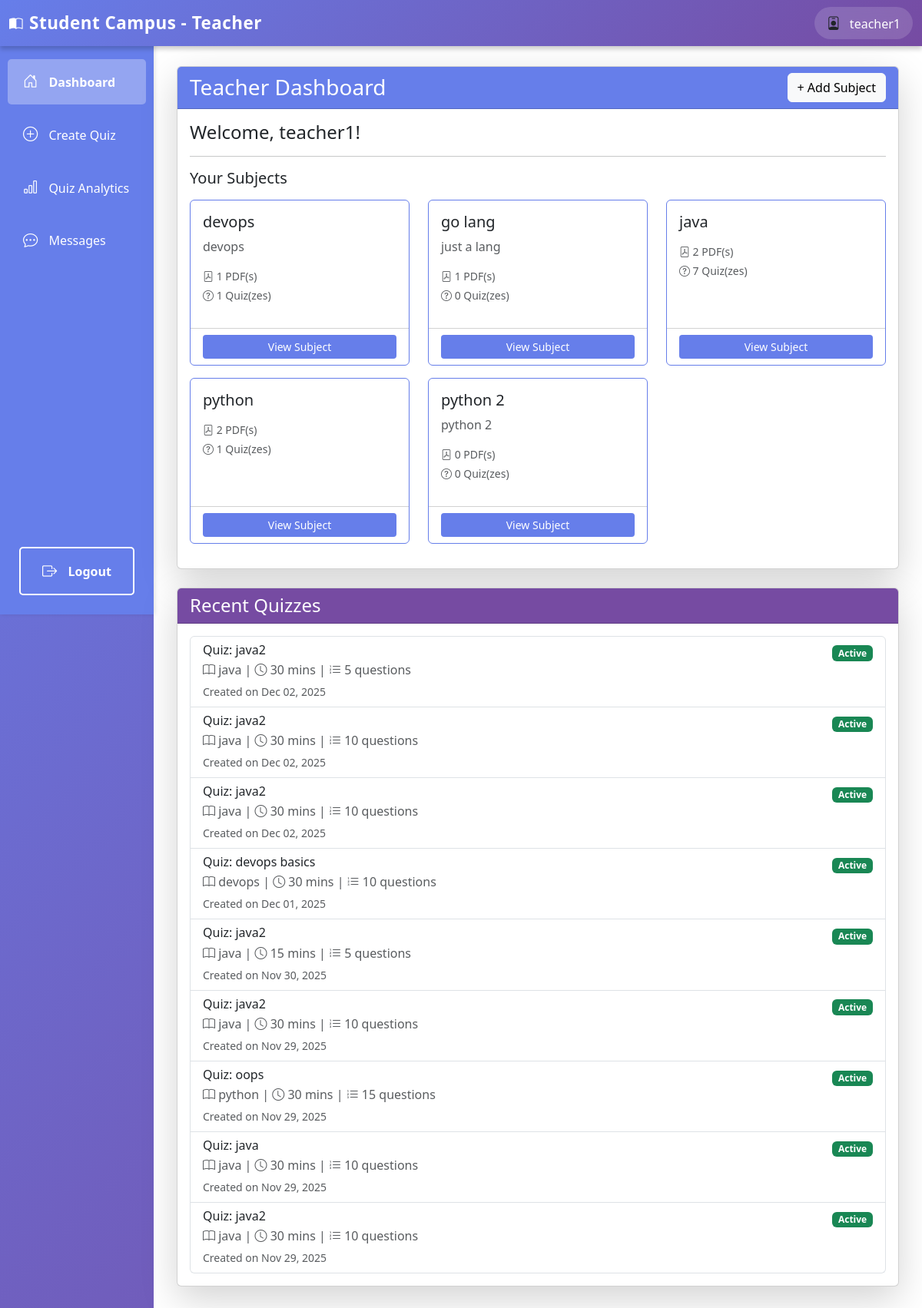
/teacher/dashboard/ (signed in), run on the app's committed database.
### authentication/models.py (models this page shows, shortened)
class User(AbstractUser):
    ROLE_CHOICES = (
        ('student', 'Student'),
        ('teacher', 'Teacher'),
    )
    role = models.CharField(max_length=10, choices=ROLE_CHOICES, default='student')
    def is_teacher(self):
        return self.role == 'teacher'

### teachers/models.py (models this page shows, shortened)
class Subject(models.Model):
    name = models.CharField(max_length=200)
    description = models.TextField(blank=True)
    teacher = models.ForeignKey(User, on_delete=models.CASCADE, related_name='subjects')
    created_at = models.DateTimeField(auto_now_add=True)
    class Meta:
        ordering = ['name']

class Quiz(models.Model):
    title = models.CharField(max_length=200)
    subject = models.ForeignKey(Subject, on_delete=models.CASCADE, related_name='quizzes')
    pdf_note = models.ForeignKey(PDFNote, on_delete=models.CASCADE, related_name='quizzes', null=True)
    description = models.TextField(blank=True)
    duration = models.IntegerField(help_text="Duration in minutes", default=30)
    num_questions = models.IntegerField(default=10)
    topics = models.TextField(blank=True, help_text="Comma-separated topics (optional)")
    difficulty = models.CharField(max_length=20, choices=[('easy', 'Easy'), ('medium', 'Medium'), ('hard', 'Hard')], default='medium')
    created_by = models.ForeignKey(User, on_delete=models.CASCADE, related_name='created_quizzes')
    created_at = models.DateTimeField(auto_now_add=True)
    deadline = models.DateTimeField(null=True, blank=True, help_text="Quiz deadline")
    is_active = models.BooleanField(default=True)
    class Meta:
        ordering = ['-created_at']
        verbose_name_plural = "Quizzes"

### teachers/views.py (the view)
# urls.py: path('dashboard/', views.teacher_dashboard, name='teacher_dashboard'),
@login_required
def teacher_dashboard(request):
    if not request.user.is_teacher():
        return HttpResponseForbidden("You don't have permission to access this page.")
    subjects = Subject.objects.filter(teacher=request.user)
    quizzes = Quiz.objects.filter(created_by=request.user).order_by('-created_at')[:10]
    return render(request, 'teachers/dashboard.html', {'subjects': subjects, 'quizzes': quizzes})

### templates/teachers/dashboard.html (shortened to what this page needs)
{% extends 'teachers/base_teacher.html' %}
{% block teacher_content %}
<div class="row">
    <div class="col-12">
        <div class="card shadow-lg mb-4">
            <div class="card-header d-flex justify-content-between align-items-center" style="background-color: #667eea; color: white;">
                <h3 class="mb-0">Teacher Dashboard</h3>
                <a href="{% url 'create_subject' %}" class="btn btn-light">+ Add Subject</a>
            </div>
            <div class="card-body">
                <h4>Welcome, {{ user.username }}!</h4>
                <hr>
                <h5>Your Subjects</h5>
                {% if subjects %}
                    <div class="row mt-3">
                        {% for subject in subjects %}
                            <div class="col-md-4 mb-3">
                                <div class="card h-100" style="border-color: #667eea;">
                                    <div class="card-body">
                                        <h5 class="card-title">{{ subject.name }}</h5>
                                        <p class="card-text text-muted">{{ subject.description|truncatewords:15 }}</p>
                                        <p class="text-muted small mb-1">
                                            <i class="bi bi-file-pdf"></i> {{ subject.notes.count }} PDF(s)
                                        </p>
                                        <p class="text-muted small">
                                            <i class="bi bi-question-circle"></i> {{ subject.quizzes.count }} Quiz(zes)
                                        </p>
                                    </div>
                                    <div class="card-footer bg-transparent">
                                        <a href="{% url 'teacher_subject_detail' subject.id %}" class="btn btn-sm w-100" style="background-color: #667eea; color: white;">View Subject</a>
                                    </div>
                                </div>
                            </div>
                        {% endfor %}
                    </div>
                {% else %}
                    <div class="alert alert-info">
                        No subjects created yet. Click "Create Subject" to add your first subject.
                    </div>
                {% endif %}
            </div>
        </div>
    </div>
    <div class="col-12">
        <div class="card shadow-lg">
            <div class="card-header" style="background-color: #764ba2; color: white;">
                <h4 class="mb-0">Recent Quizzes</h4>
            </div>
            <div class="card-body">
                {% if quizzes %}
                    <div class="list-group">
                        {% for quiz in quizzes %}
                            <div class="list-group-item">
                                <div class="d-flex justify-content-between align-items-start">
                                    <div>
                                        <h6 class="mb-1">{{ quiz.title }}</h6>
                                        <p class="mb-1 text-muted">
                                            <i class="bi bi-book"></i> {{ quiz.subject.name }} |
                                            <i class="bi bi-clock"></i> {{ quiz.duration }} mins |
                                            <i class="bi bi-list-ol"></i> {{ quiz.questions.count }} questions
                                        </p>
                                        <small class="text-muted">Created on {{ quiz.created_at|date:"M d, Y" }}</small>
                                    </div>
                                    <div>
                                        {% if quiz.is_active %}
                                            <span class="badge bg-success">Active</span>
                                        {% else %}
                                            <span class="badge bg-secondary">Inactive</span>
                                        {% endif %}
                                    </div>
                                </div>
                            </div>
                        {% endfor %}
                    </div>
                {% else %}
                    <div class="alert alert-info">
                        No quizzes created yet. Click "Create Quiz" in the sidebar to add your first quiz.
                    </div>
                {% endif %}
            </div>
        </div>
    </div>
</div>
{% endblock %}

### templates/teachers/base_teacher.html (shortened to what this page needs)
<!DOCTYPE html>
<html lang="en">
<head>
    <link href="https://cdn.jsdelivr.net/npm/bootstrap@5.3.0/dist/css/bootstrap.min.css" rel="stylesheet">
    <link href="https://cdn.jsdelivr.net/npm/bootstrap-icons@1.10.0/font/bootstrap-icons.css" rel="stylesheet">
</head>
<body>
    <div class="position-fixed top-0 end-0 p-3" style="z-index: 11000;">
    </div>
    <nav class="navbar navbar-expand-lg navbar-light bg-light">
        <div class="container-fluid">
            <a class="navbar-brand fw-bold" href="{% url 'teacher_dashboard' %}">
                <i class="bi bi-book-half me-2"></i>Student Campus - Teacher
            </a>
            <div class="ms-auto d-flex align-items-center gap-3">
                <div class="user-info">
                    <i class="bi bi-person-badge me-2"></i>
                    <span>{{ user.username }}</span>
                </div>
            </div>
        </div>
    </nav>
    <div class="container-fluid">
        <div class="row">
            <div class="col-md-2 p-0">
                <div class="sidebar">
                    <nav class="nav flex-column">
                        <a class="nav-link {% if request.resolver_match.url_name == 'teacher_dashboard' %}active{% endif %}" href="{% url 'teacher_dashboard' %}">
                            <i class="bi bi-house-door"></i> Dashboard
                        </a>
                        <a class="nav-link {% if request.resolver_match.url_name == 'create_quiz' or request.resolver_match.url_name == 'generate_quiz' %}active{% endif %}" href="{% url 'create_quiz' %}">
                            <i class="bi bi-plus-circle"></i> Create Quiz
                        </a>
                        <a class="nav-link {% if request.resolver_match.url_name == 'quiz_analytics' %}active{% endif %}" href="{% url 'quiz_analytics' %}">
                            <i class="bi bi-bar-chart"></i> Quiz Analytics
                        </a>
                        <a class="nav-link {% if request.resolver_match.url_name == 'teacher_chat' or request.resolver_match.url_name == 'teacher_chat_with' %}active{% endif %}" href="{% url 'teacher_chat' %}">
                            <i class="bi bi-chat-dots"></i> Messages
                        </a>
                        <a class="nav-link logout-btn" href="{% url 'logout' %}">
                            <i class="bi bi-box-arrow-right"></i> Logout
                        </a>
                    </nav>
                </div>
            </div>
            <div class="col-md-10 p-0">
                <div class="main-content">
                    {% block teacher_content %}
                    {% endblock %}
                </div>
            </div>
        </div>
    </div>
</body>
</html>

### templates/teachers/base_teacher.html (style rules this page uses)
body { background: linear-gradient(135deg, #667eea 0%, #764ba2 100%); min-height: 100vh; padding-top: 56px; }
.navbar { position: fixed; top: 0; left: 0; right: 0; z-index: 1000; background: linear-gradient(135deg, #667eea 0%, #764ba2 100%) !important; box-shadow: 0 4px 6px rgba(0,0,0,0.2); border: none; }
.navbar-brand { color: white !important; font-weight: 700; font-size: 1.4rem; letter-spacing: 0.5px; }
.navbar span { color: white; font-weight: 500; }
.user-info { background: rgba(255, 255, 255, 0.15); padding: 8px 16px; border-radius: 25px; backdrop-filter: blur(10px); }
.navbar .bi { font-size: 1.1rem; }
.sidebar { height: calc(100vh - 56px); background-color: #667eea; box-shadow: 2px 0 5px rgba(0,0,0,0.1); position: sticky; top: 56px; display: flex; flex-direction: column; }
.sidebar .nav { display: flex; flex-direction: column; flex: 1; padding-top: 1rem; }
.sidebar .nav-link { color: #fff; padding: 15px 20px; border-radius: 5px; margin: 5px 10px; transition: all 0.3s; }
.sidebar .nav-link.active { background-color: rgba(255,255,255,0.3); font-weight: bold; }
.sidebar .nav-link i { margin-right: 10px; font-size: 1.2rem; }
.logout-btn { position: absolute; bottom: 20px; left: 15px; right: 15px; background-color: transparent; color: white; border: 2px solid white; font-weight: 600; transition: all 0.3s; text-align: center; padding: 10px; border-radius: 5px; text-decoration: none; display: block; }
.main-content { background-color: #fff; min-height: 100vh; padding: 30px; }

### data on the page
User: username "teacher1"
Subject: name "devops", description "devops", notes.count "1", quizzes.count "1"
Subject: name "go lang", description "just a lang", notes.count "1", quizzes.count "0"
Subject: name "java", notes.count "2", quizzes.count "7"
Subject: name "python", notes.count "2", quizzes.count "1"
Subject: name "python 2", description "python 2", notes.count "0", quizzes.count "0"
Quiz: title "Quiz: java2", subject.name "java", duration "30", questions.count "5", created_at "Dec 02, 2025", is_active "Active"
Quiz: title "Quiz: java2", subject.name "java", duration "30", questions.count "10", created_at "Dec 02, 2025", is_active "Active"
Quiz: title "Quiz: java2", subject.name "java", duration "30", questions.count "10", created_at "Dec 02, 2025", is_active "Active"
Quiz: title "Quiz: devops basics", subject.name "devops", duration "30", questions.count "10", created_at "Dec 01, 2025", is_active "Active"
Quiz: title "Quiz: java2", subject.name "java", duration "15", questions.count "5", created_at "Nov 30, 2025", is_active "Active"
Quiz: title "Quiz: java2", subject.name "java", duration "30", questions.count "10", created_at "Nov 29, 2025", is_active "Active"
Quiz: title "Quiz: oops", subject.name "python", duration "30", questions.count "15", created_at "Nov 29, 2025", is_active "Active"
Quiz: title "Quiz: java", subject.name "java", duration "30", questions.count "10", created_at "Nov 29, 2025", is_active "Active"
Quiz: title "Quiz: java2", subject.name "java", duration "30", questions.count "10", created_at "Nov 29, 2025", is_active "Active"
